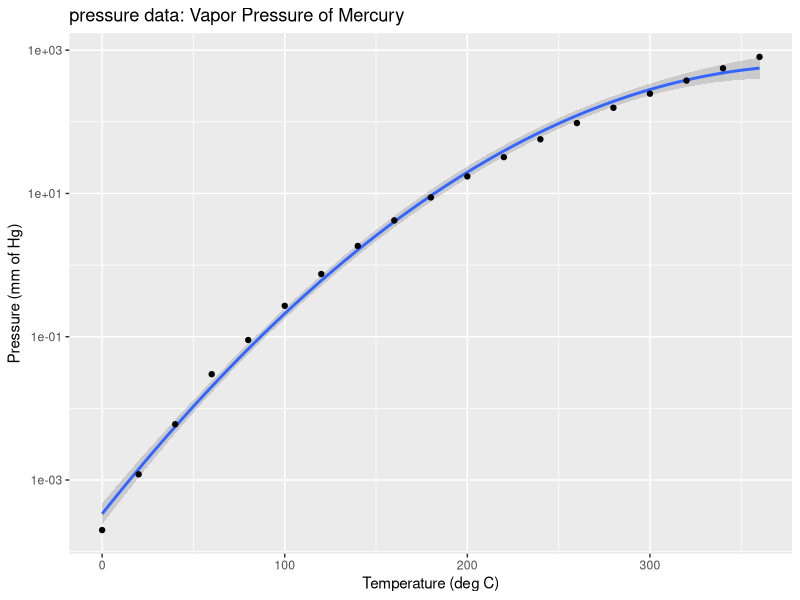

This figure's R source: (Note: this script raises an error after producing the figure.)
## ---- chunk 1
options(stringsAsFactors = FALSE)
library(knitr)
library(ggplot2)
uitvoer <- knitr::opts_knit$get("rmarkdown.pandoc.to")
opts_chunk$set(
  echo = ifelse(is.null(uitvoer), TRUE,
                !(uitvoer %in% c("latex", "docx"))),
  dpi = 300
)
ditbestand <- "systeemschema_details.Rmd"
outputdir <- "../../../docs/site/files/040_systeemschema"
dir.create(outputdir, recursive = TRUE)
outputdir2 <- "../../../../docs/site/files/040_systeemschema"
    # outputdir2: omdat bookdown zich blijkbaar anders gedraagt wanneer 'site'
    # voorkomt in een pad
## ---- chunk 2
summary(cars)
## ---- chunk 3
ggplot(pressure, aes(x = temperature, y = pressure)) + 
  geom_smooth(method = "lm", formula = y ~ poly(x, 2)) +
  geom_point() +
  scale_x_continuous("Temperature (deg C)") +
  scale_y_log10("Pressure (mm of Hg)") +
  ggtitle("pressure data: Vapor Pressure of Mercury")
## ---- chunk 4
path_to_figure <- system.file("local_tex/tex/latex/inboimage_2015","labo.jpg", package = "INBOmd")
include_graphics(path_to_figure)
## ---- chunk 5
kable(
  pressure,
  booktabs = TRUE,
  caption = "The caption of a Markdown table"
)
